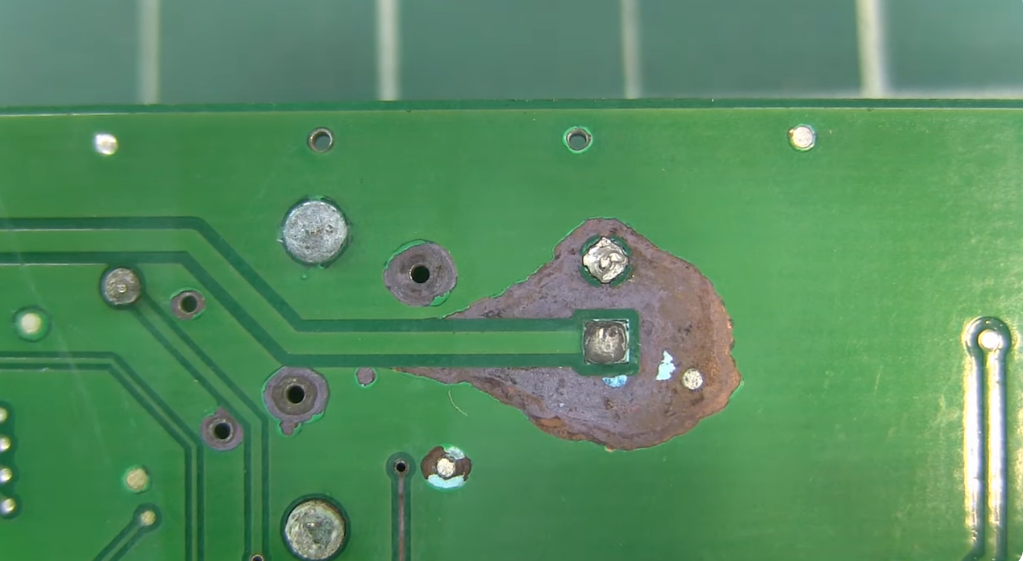
#> input picture cvdir/img/PCB-Manufacturing-Defects.png, 1025 x 561 px
$ jupyter execute histo_backproject.ipynb
#> lines starting #> are read from the running program, lines starting #| are printed output that depends on the picture
[cell 1]
import cv2
import numpy as np
import matplotlib.pyplot as plt

[cell 2]
win_name = 'back_projection'
img = cv2.imread('./img/PCB-Manufacturing-Defects.png')
#> img is the input picture: shape (561, 1025, 3); mean B, G, R 97, 139.7, 87.3
img = cv2.resize(img, (500, 250))
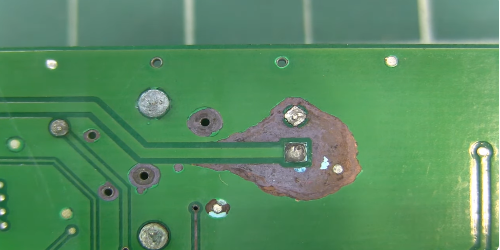
#> img: shape (250, 500, 3); mean B, G, R 96.9, 139.6, 87.2
hsv_img = cv2.cvtColor(img, cv2.COLOR_BGR2HSV)
#> hsv_img: shape (250, 500, 3); mean H, S, V 67.7, 104.1, 140.7
draw = img.copy()
